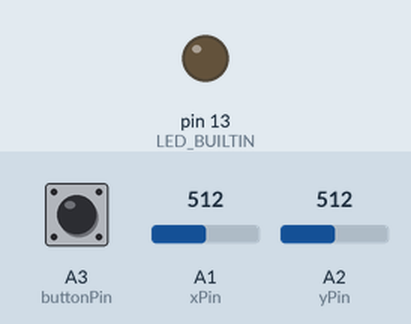
The sketch below on a simulated Arduino Uno, built with avr-gcc and run on an emulated ATmega328P. On the bench: output pins drawn as LEDs (lit = HIGH). The test bench sets the inputs (shaded band); at power-on: A1 (xPin) = 512, A2 (yPin) = 512, A3 (buttonPin) HIGH. What the sketch prints to the serial monitor is not drawn.

Above: at 1.0 s.
At 39.1 s:
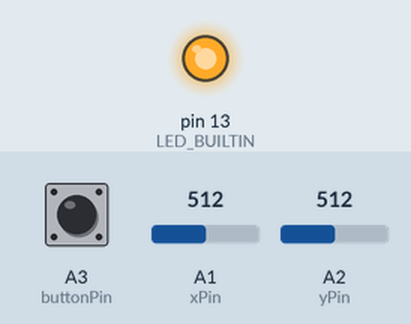
Timing chart, 0 to 40.0 s (numbered marks = the images above):
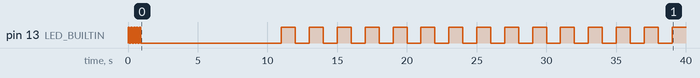

Measured:
- by itself, pin 13 (LED_BUILTIN): goes 4 × (HIGH 0.10 s, LOW 0.10 s), HIGH 0.10 s, LOW 10.1 s, 14 × (HIGH 1.0 s, LOW 1.0 s), then HIGH

The sketch:

15_radioCommunicationSend.ino
```cpp
/*
 * Hello World!
 *
 */

#define DELAY 1000
// Ok, I just had to define this one
#define WaitASec delay(DELAY)
boolean ledOn = false;
long lastTime = 0;

int xPin = A1;
int yPin = A2;
int buttonPin = A3;

int xPosition = 0;
int yPosition = 0;
int buttonState = 0;

void setup() {
  // Show that setup() is run, even though the execercise doesn't explicitly specify this
  Serial.begin(9600);
  Serial.println("Program started!");

  pinMode(xPin, INPUT);
  pinMode(yPin, INPUT);
  //activate pull-up resistor on the push-button pin
  pinMode(buttonPin, INPUT_PULLUP);

  pinMode(LED_BUILTIN, OUTPUT);
}

void loop() {
  if(millis() - DELAY > lastTime) {
    ledOn = not ledOn;
    digitalWrite(LED_BUILTIN, ledOn);
    lastTime += DELAY;
  xPosition = analogRead(xPin);
  yPosition = analogRead(yPin);
  buttonState = digitalRead(buttonPin);

  Serial.print("X: ");
  Serial.print(xPosition);
  Serial.print(" | Y: ");
  Serial.print(yPosition);
  Serial.print(" | Button: ");
  Serial.println(buttonState);

  delay(100); // add some delay between reads

  }
}
```
